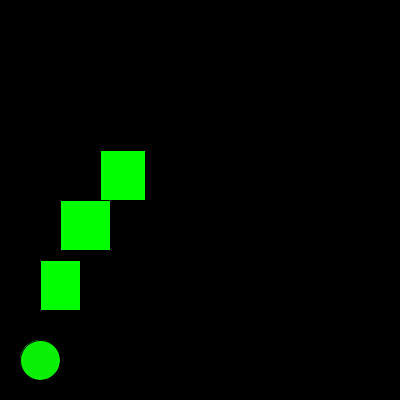
Frame 1 (no input)
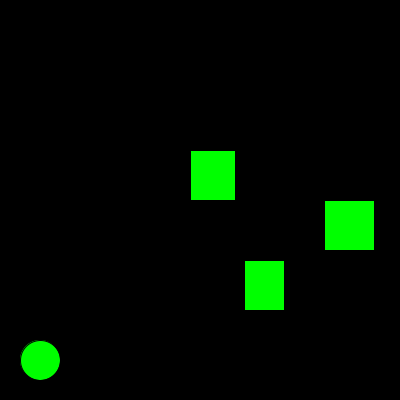
Frame 60 (the mouse pressed at the canvas centre just before this capture)
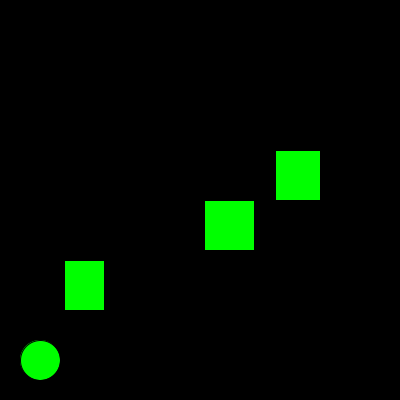
Frame 120 (the mouse held since frame 60 and released just before this capture)

The Processing sketch that drew these frames (run headless with seeded random() and noise(); from frame 60 on, the mouse is pressed at the canvas centre):

// Processing sketch: Frogger
// ── Frogger.pde
Car one = new Car(60, 200, 50, 2);
Car two = new Car(40, 260, 40, 3);
Car three = new Car(100, 150, 45, 5);


int hopX = 40;
int hopY = 360;

void setup(){
  size(400,400);
  fill(10, 240, 5);
}

void draw(){
  background(0,0,0);
  ellipse(hopX, hopY, 40, 40);
    one.display();
    two.display();
    three.display();
    one.moveLeft();
    two.moveLeft();
    three.moveLeft();
}  

void keyPressed()
{
  if(key == CODED){
      if(keyCode == UP)
      {
        hopY = hopY - 20;
      //Frog Y position goes up
      }
      else if(keyCode == DOWN)
      {
        hopY = hopY + 20;
        //Frog Y position goes down 
      }
      else if(keyCode == RIGHT)
      {
        hopX = hopX + 20;
       //Frog X position goes right
      }
      else if(keyCode == LEFT)
      {
        hopX = hopX - 20;
        //Frog X position goes left
      }
      if(hopY>360){
        hopY = 360;
   }
     else if(hopY < 40){
       hopY = 40;
     }
     if(hopX > 360){
       hopX = 360; 
     }
     
     else if(hopX < 40){
       hopX = 40; 
     }
  }
}
class Car{
   int carX;
   int carY;
   int carSize;
   int carSpeed;

  public Car(int xPos, int yPos, int size, int speed){
   carX = xPos;
   carY = yPos;
   carSize = size;
   carSpeed = speed;
  
  }
      void display() 
  {
    fill(0,255,0);
    rect(carX , carY, carSize, 50);

  }
  void moveLeft()
  {
    carX = carX - carSpeed;
    if(carX < 20){
     carX = width; 
    }
  }
}
  


//13.  Write a method for the car to move to the right with its speed. 

//14. In the same method, do a check if it goes off the canvas to have it return to the leftmost position of your canvas

//15. In the draw() method, alternate the driving direction of each of your cars to either go left or right. Use the display() method after every drive method. 


//}16. Create a getX(), getY(), and getSize() method in your Car class.

//17. Check when a car hits your frog. You can use the following intersection method to help. 

//boolean intersects(Car car) {
//if ((frogY > car.getY() && frogY < car.getY()+50) && (frogX > car.getX() && frogX < car.getX()+car.getSize()))
//          return true;
//    else 
//        return false;
//18. Call the intersects method for one of your cars in your draw method.  If the intersects method returns true, return your frog to the starting point. 

//19. Repeat step 18 for all of your cars.

//20. Create a winner banner once you get to the other side 
//  text( string message, x, y); 
//  textSize(size); 





// Example:
//https://twilight-toe.hyperdev.space


//Copy your code here to make your own frogger webpage!!
//https://hyperdev.com/#!/project/twilight-toe
